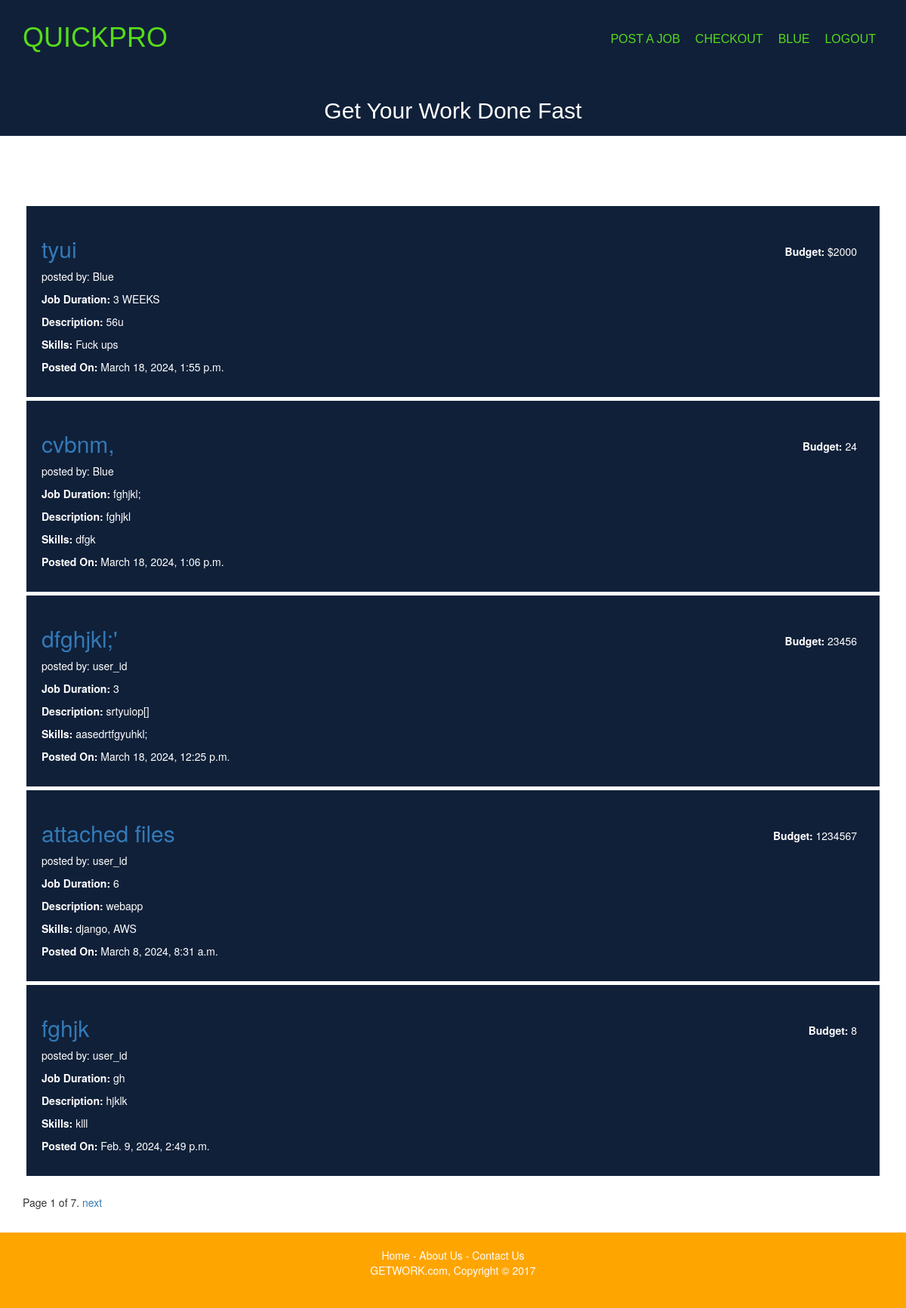
/employee/ (signed in), run on the app's committed database.
### employee/models.py (models this page shows, shortened)
class This_Job(models.Model):
    user = models.CharField(max_length=120, default='', blank=True, null=True)
    title = models.CharField(max_length=500)
    short_text = models.TextField()
    time = models.CharField(max_length=50)
    skill = models.CharField(max_length=100)
    budget = models.CharField(max_length=50)
    created_date = models.DateTimeField(default=timezone.now)

### employee/views.py (the view)
# urls.py: path('', views.e_home, name='e_home'),
@login_required #used to protect views
def e_home(request):
    user = User.objects.all()
    name = request.user
    all_jobs = This_Job.objects.all().order_by('-created_date')
    paginator = Paginator(all_jobs, 5) # Show 10 jobs per page
    page = request.GET.get('page')
    try:
        jobs = paginator.page(page)
    except PageNotAnInteger:
        jobs = paginator.page(1)
    except EmptyPage:
        jobs = paginator.page(paginator.num_pages)
    emp_all = ProfileEmp.objects.all()
    for emp in emp_all:
        if name == emp.user:
            this_user = True
            break
        else:
            this_user = False
    context = {
        'user': user,
        'name': name,
        'all_jobs': all_jobs,
        'jobs': jobs,
        'emp_all': emp_all,
        'this_user': this_user,
    }
    return render(request, 'employee/e_home.html', context)

### employee/templates/employee/e_home.html (shortened to what this page needs)
{% extends 'employee/base_employee.html' %}
{% block body %}
  <div class="box-border">
    <section id="main">
      <article id="main-col">
        <ul>
          {% for job in jobs %}
            <div class="card">
              <div class="card-body">
                <p style="float:right; margin:10px;"><b>Budget: </b>{{ job.budget }}</p>
                <p><h2 class="card-title"><a href="{% url 'details:job_details' job.id %}">{{ job.title }}</a></h2> posted by: {{ job.user }}</p>
                <p><b>Job Duration:</b>  {{ job.time }}<p>
                <p><b>Description:</b> {{ job.short_text }}</p>
                <p style="margin-top:5px;"><b>Skills:</b> {{ job.skill }}</p>
                <p><b>Posted On:</b>  {{ job.created_date }}<p>
              </div>
            </div>
          {% endfor %}
          <div class="pagination">
            <span class="step-links">
                <span class="current">
                    Page {{ jobs.number }} of {{ jobs.paginator.num_pages }}.
                </span>
                {% if jobs.has_next %}
                    <a href="?page={{ jobs.next_page_number }}">next</a>
                {% endif %}
            </span>
          </div>
        </ul>
      </article>
    </section>
  </div>
{% endblock %}

### employee/templates/employee/base_employee.html (shortened to what this page needs)
<!DOCTYPE html>
<html lang="en">
  <head>
    {% load static %}
    <link rel="stylesheet" type="text/css" href="{% static 'employee/css/style.css' %}"/>
    <link rel="stylesheet" type="text/css" href="{% static 'employee/css/contact_us_style.css' %}"/>
    <link rel="stylesheet" href="https://maxcdn.bootstrapcdn.com/bootstrap/3.3.6/css/bootstrap.min.css">
  </head>
  <body>
    {% if this_user %}
      <header>
        <div class="container">
          <div id="branding">
            <span class="highlight"><a href="/"><h1>Quickpro</h1></a></span>
          </div>
          <nav>
              <ul>
                <li><a href="{% url 'employee:add_job' %}">Post a Job</a></li>
                <li><a href="{% url 'checkouts:checkout' %}">Checkout</a></li>
                <li><a href="{% url 'employee:profile' name.id %}">{{ name.username }}</a></li>
                <li><a href="{% url 'accounts:logout' %}">Logout</a></li>
              </ul>
          </nav>
        </div>
      </header>
      <section id="aboutshowcase">
        <div class="container">
          <h1>Get Your Work Done Fast</h1>
        </div>
      </section>
      {% block body %}
      {% endblock %}
      <footer id="foot">
        <a style="text-decoration-line: none; color:white;" href="{% url 'appMarketplace:index' %}">Home</a> - <a  style="text-decoration-line: none; color:white;" href="{% url 'appMarketplace:about' %}">About Us</a> - <a style="text-decoration-line: none; color:white;" href="{% url 'appMarketplace:contact_us' %}">Contact Us</a>
        <p>GETWORK.com, Copyright &copy; 2017</p>
      </footer>
    {% endif %}
  </body>
</html>

### employee/static/employee/css/style.css (style rules this page uses)
body { font-family: Arial, Helvetica, sans-serif; font-size: 15px; line-height: 1.5; padding: 0; margin: 0; background-color: #f4f4f4; }
html, body { height: 100%; }
#main { overflow: auto; padding-bottom: 100px; padding-top: 70px; }
#foot { position: relative; height: 100px; margin-top: -100px; clear: both; }
.box-border { width: 95%; margin: auto; }
.card { margin: 5px; padding: 20px; color:white; background-color: #102039; }
.container { width: 80%; margin: auto; overflow: hidden; }
ul { margin: 0; padding: 0; }
header { background-color: #102039; font-family: Mulish, sans-serif; -webkit-font-smoothing: antialiased; font-size: 1rem; font-weight: 400; line-height: 1.5; -webkit-text-size-adjust: 100%; -webkit-tap-highlight-color: transparent; color: white; padding-top: 30px; min-height: 10px; }
header a { color: rgb(87, 218, 26); text-decoration: none; text-transform: uppercase; font-size: 16px; }
header li { float: left; display: inline; padding: 0 10px 0 10px; }
header #branding { float: left; }
header #branding h1 { margin: 0; padding-bottom: 10px; }
header nav { float: right; margin-top: 10px; padding-bottom: 10px; }
header .highlight, header .current a { color: orange; font-weight: bold; }
#aboutshowcase { min-height: 100px; background-color: #102039; text-align: center; color:white; font-size: 35px; font-weight: 500; font-family: Poppins, sans-serif; line-height: 1.5; margin-bottom: 18px; }
#aboutshowcase h1 { margin-top: 50px; font-size: 30px; margin-bottom: 10px; }
article#main-col { float: center; width: 100%; }
footer { padding: 20px; margin-top: 20px; color: white; background-color: orange; text-align: center; }

### employee/static/employee/css/contact_us_style.css (style rules this page uses)
* { margin:0; padding:0; box-sizing:border-box; -webkit-box-sizing:border-box; -moz-box-sizing:border-box; -webkit-font-smoothing:antialiased; -moz-font-smoothing:antialiased; -o-font-smoothing:antialiased; text-rendering:optimizeLegibility; }
body { font-family:"Open Sans", Helvetica, Arial, sans-serif; font-weight:300; font-size: 12px; line-height:30px; color:#777; background:#0CF; }
.container { width:30%; margin:0 auto; position:relative; }

### data on the page
This_Job: budget "$2000", title "tyui", user "Blue", time "3 WEEKS", short_text "56u", skill "Fuck ups", created_date "March 18, 2024, 1:55 p.m."
This_Job: budget "24", title "cvbnm,", user "Blue", time "fghjkl;", short_text "fghjkl", skill "dfgk", created_date "March 18, 2024, 1:06 p.m."
This_Job: budget "23456", title "dfghjkl;'", user "user_id", time "3", short_text "srtyuiop[]", skill "aasedrtfgyuhkl;", created_date "March 18, 2024, 12:25 p.m."
This_Job: budget "1234567", title "attached files", user "user_id", time "6", short_text "webapp", skill "django, AWS", created_date "March 8, 2024, 8:31 a.m."
This_Job: budget "8", title "fghjk", user "user_id", time "gh", short_text "hjklk", skill "klll", created_date "Feb. 9, 2024, 2:49 p.m."

### other printed values
{{ name.username }} "BLUE"
{{ jobs.number }} "1"
{{ jobs.paginator.num_pages }} "7"
